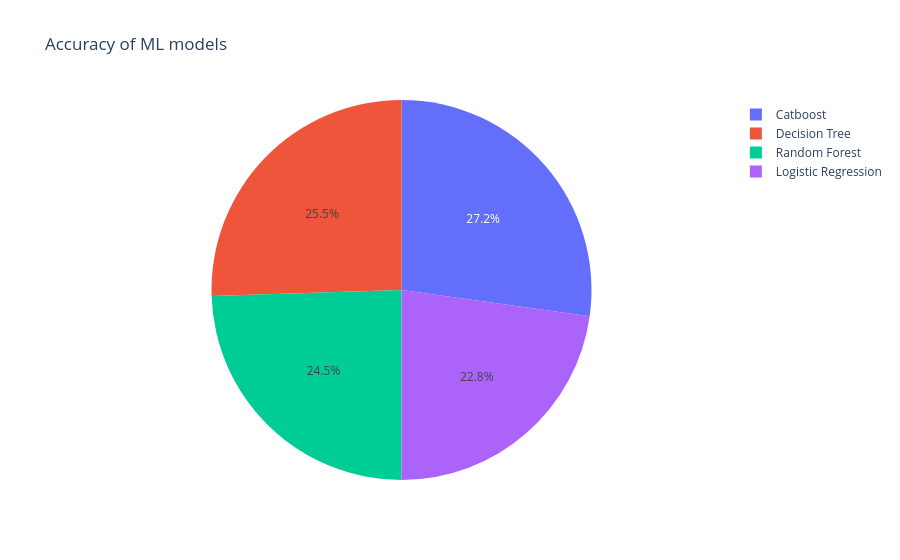

Source (notebook cell):
### Code cell
px.pie(data_frame=cm_df, names=cm_df['model'], values=cm_df['Accuracy'], title='Accuracy of ML models')

### Figure 1 — Plotly figure (JSON) as saved in the notebook; plotly's stock layout.template omitted (floating-point values rounded to 4 significant figures)
{"data": [{"domain": {"x": [0, 1], "y": [0, 1]}, "hovertemplate": "model=%{label}<br>Accuracy=%{value}<extra></extra>", "labels": ["Random Forest", "Logistic Regression", "Decision Tree", "Catboost"], "legendgroup": "", "name": "", "showlegend": true, "type": "pie", "values": [0.72, 0.67, 0.75, 0.8]}], "layout": {"legend": {"tracegroupgap": 0}, "title": {"text": "Accuracy of ML models"}}}
